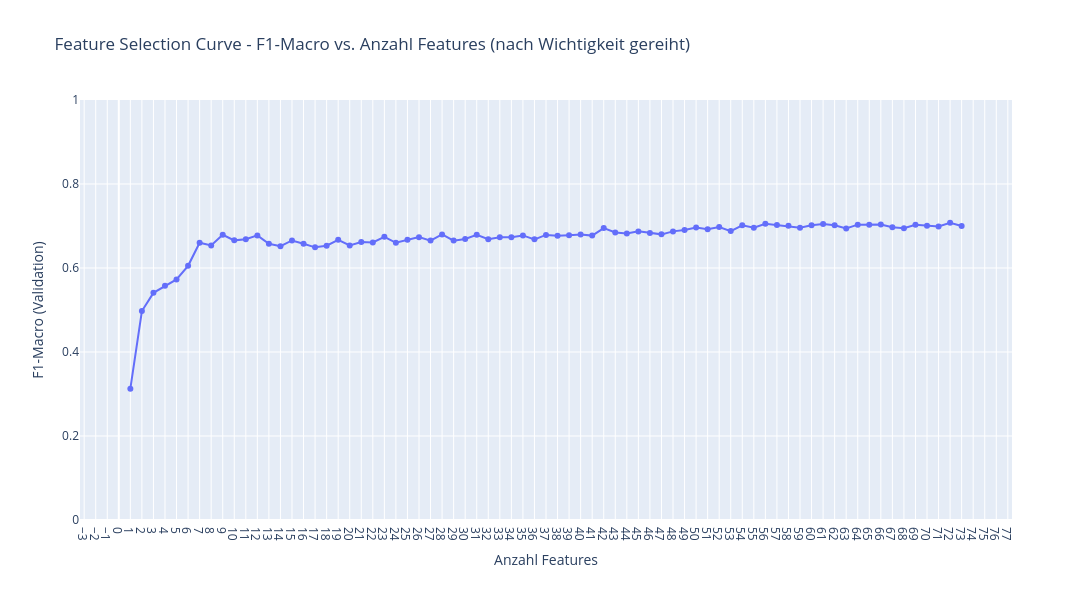

Source (notebook cell):
### Markdown cell above
## 4. Plot F1-macro vs. number of features

### Code cell
# plot the feature selection curve
# optimal top n features are 9
plot_feature_selection_curve(loop_df)

### Figure 1 — Plotly figure (JSON) as saved in the notebook; plotly's stock layout.template omitted (floating-point values rounded to 4 significant figures)
{"data": [{"hovertemplate": "Features: %{x}<br>Last added: %{text}<br>F1-Macro: %{y:.4f}<extra></extra>", "line": {"color": "#636EFA"}, "marker": {"size": 6}, "mode": "lines+markers", "showlegend": false, "text": ["geom_layer_count", "geom_ratio_area_vol", "aabb_diagonal", "tfbb_ratio_02", "tfbb_extent_0", "topo_max_face_area", "aabb_max_z", "tfbb_sphericity", "topo_avg_face_area", "geom_z_max", "geom_centroid_z", "geom_z_min", "aabb_min_z", "geom_z_range", "geom_surface_area", "tfbb_extent_1", "tfbb_linearity", "geom_compactness", "aabb_ratio_z_y", "topo_face_count", "aabb_ratio_z_x", "topo_genus", "geom_projected_area", "tfbb_extent_2", "aabb_len_x", "topo_vertex_count", "tfbb_planarity", "aabb_len_z", "tfbb_ratio_01", "topo_unique_edge_count", "tfbb_ratio_12", "geom_volume", "mat_metall", "tfbb_volume", "topo_vertex_edge_ratio", "aabb_ratio_x_y", "aabb_len_y", "aabb_volume", "horizontal_elements_above", "aabb_max_x", "aabb_max_y", "horizontal_elements_below", "tfbb_primary_ax_y", "topo_euler_characteristic", "topo_connected_components", "mat_holz", "aabb_min_y", "tfbb_primary_ax_z", "geom_centroid_x", "geom_centroid_y", "mat_belag", "mat_allgemein", "aabb_min_x", "mat_aluminium", "mat_beton", "tfbb_primary_ax_x", "mat_kunststein", "mat_stahl", "mat_dämm", "mat_bekleidung", "mat_kies", "mat_gips", "mat_zement", "mat_werkstoff", "mat_backstein", "mat_naturstein", "mat_glas", "mat_keramik", "mat_kalksandstein", "mat_putz", "mat_mörtel", "mat_foamglas", "mat_kunststoff"], "type": "scatter", "x": [1, 2, 3, 4, 5, 6, 7, 8, 9, 10, 11, 12, 13, 14, 15, 16, 17, 18, 19, 20, 21, 22, 23, 24, 25, 26, 27, 28, 29, 30, 31, 32, 33, 34, 35, 36, 37, 38, 39, 40, 41, 42, 43, 44, 45, 46, 47, 48, 49, 50, 51, 52, 53, 54, 55, 56, 57, 58, 59, 60, 61, 62, 63, 64, 65, 66, 67, 68, 69, 70, 71, 72, 73], "y": [0.3127, 0.4976, 0.5408, 0.5578, 0.5729, 0.6052, 0.6601, 0.6536, 0.6791, 0.6658, 0.6685, 0.6776, 0.6576, 0.6518, 0.6656, 0.6579, 0.6492, 0.653, 0.667, 0.6538, 0.662, 0.6608, 0.6744, 0.66, 0.667, 0.6735, 0.6652, 0.6798, 0.6652, 0.6691, 0.6792, 0.6687, 0.6731, 0.6734, 0.6776, 0.6682, 0.6788, 0.6767, 0.6782, 0.6798, 0.6771, 0.6951, 0.6846, 0.6824, 0.6872, 0.6836, 0.6801, 0.6872, 0.6906, 0.6964, 0.6925, 0.6977, 0.6878, 0.7016, 0.6961, 0.7054, 0.7021, 0.7005, 0.6956, 0.7017, 0.705, 0.7017, 0.6942, 0.7032, 0.7032, 0.7034, 0.6971, 0.6945, 0.7031, 0.7008, 0.699, 0.7076, 0.7001]}], "layout": {"height": 600, "legend": {"title": {}}, "title": {"text": "Feature Selection Curve - F1-Macro vs. Anzahl Features (nach Wichtigkeit gereiht)"}, "width": 1400, "xaxis": {"dtick": 1, "tick0": 1, "tickmode": "linear", "title": {"text": "Anzahl Features"}}, "yaxis": {"range": [0, 1], "title": {"text": "F1-Macro (Validation)"}}}}
